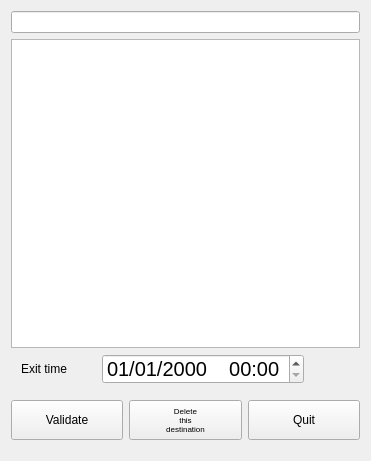
<?xml version="1.0" encoding="UTF-8"?>
<ui version="4.0">
 <class>DlgDesti</class>
 <widget class="QDialog" name="DlgDesti">
  <property name="geometry">
   <rect>
    <x>0</x>
    <y>0</y>
    <width>371</width>
    <height>461</height>
   </rect>
  </property>
  <property name="windowTitle">
   <string>Patient destination</string>
  </property>
  <property name="windowIcon">
   <iconset resource="synoptux.qrc">
    <normaloff>:/images/Maison.png</normaloff>:/images/Maison.png</iconset>
  </property>
  <layout class="QGridLayout" name="gridLayout">
   <item row="0" column="0">
    <layout class="QVBoxLayout" name="verticalLayout">
     <property name="margin">
      <number>0</number>
     </property>
     <item>
      <widget class="QLineEdit" name="lineEdit_desti"/>
     </item>
     <item>
      <widget class="QTreeWidget" name="treeWidget_desti">
       <property name="font">
        <font>
         <pointsize>20</pointsize>
        </font>
       </property>
       <property name="alternatingRowColors">
        <bool>true</bool>
       </property>
       <property name="indentation">
        <number>10</number>
       </property>
       <attribute name="headerVisible">
        <bool>false</bool>
       </attribute>
       <column>
        <property name="text">
         <string notr="true">1</string>
        </property>
       </column>
      </widget>
     </item>
     <item>
      <layout class="QHBoxLayout" name="horizontalLayout">
       <property name="leftMargin">
        <number>10</number>
       </property>
       <property name="rightMargin">
        <number>10</number>
       </property>
       <item>
        <widget class="QLabel" name="label_heuresortie">
         <property name="text">
          <string>Exit time</string>
         </property>
        </widget>
       </item>
       <item>
        <widget class="QDateTimeEdit" name="dateTimeEdit_HeureSortie">
         <property name="minimumSize">
          <size>
           <width>0</width>
           <height>30</height>
          </size>
         </property>
         <property name="font">
          <font>
           <pointsize>15</pointsize>
          </font>
         </property>
         <property name="displayFormat">
          <string>dd/MM/yyyy    HH:mm</string>
         </property>
        </widget>
       </item>
       <item>
        <widget class="QPushButton" name="pushButton_modifHeure">
         <property name="minimumSize">
          <size>
           <width>0</width>
           <height>30</height>
          </size>
         </property>
         <property name="maximumSize">
          <size>
           <width>40</width>
           <height>16777215</height>
          </size>
         </property>
         <property name="text">
          <string/>
         </property>
         <property name="icon">
          <iconset resource="synoptux.qrc">
           <normaloff>:/images/datetime.png</normaloff>:/images/datetime.png</iconset>
         </property>
         <property name="iconSize">
          <size>
           <width>19</width>
           <height>19</height>
          </size>
         </property>
         <property name="flat">
          <bool>true</bool>
         </property>
        </widget>
       </item>
      </layout>
     </item>
     <item>
      <layout class="QHBoxLayout" name="horizontalLayout_2">
       <property name="topMargin">
        <number>10</number>
       </property>
       <property name="bottomMargin">
        <number>10</number>
       </property>
       <item>
        <widget class="QPushButton" name="pushButton_valider">
         <property name="minimumSize">
          <size>
           <width>0</width>
           <height>40</height>
          </size>
         </property>
         <property name="text">
          <string>Validate</string>
         </property>
        </widget>
       </item>
       <item>
        <widget class="QPushButton" name="pushButton_annuler">
         <property name="minimumSize">
          <size>
           <width>0</width>
           <height>40</height>
          </size>
         </property>
         <property name="font">
          <font>
           <pointsize>6</pointsize>
          </font>
         </property>
         <property name="text">
          <string>Delete
this
destination</string>
         </property>
        </widget>
       </item>
       <item>
        <widget class="QPushButton" name="pushButton_quitter">
         <property name="minimumSize">
          <size>
           <width>0</width>
           <height>40</height>
          </size>
         </property>
         <property name="text">
          <string>Quit</string>
         </property>
        </widget>
       </item>
      </layout>
     </item>
    </layout>
   </item>
  </layout>
 </widget>
 <resources>
  <include location="synoptux.qrc"/>
 </resources>
 <connections/>
</ui>
